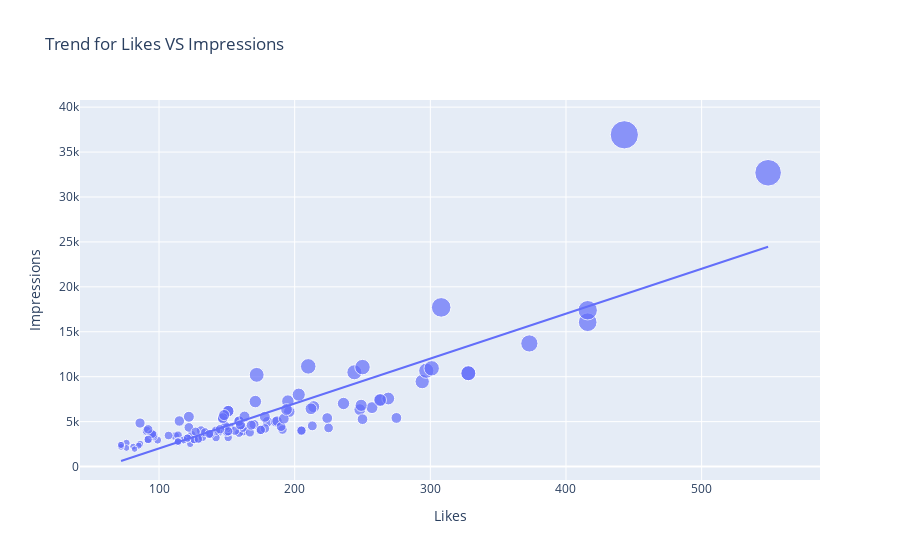

Notebook cell for this chart:
### Code cell
ols_plot(data=df, column_x="Likes", column_y="Impressions", title="Trend for Likes VS Impressions")
